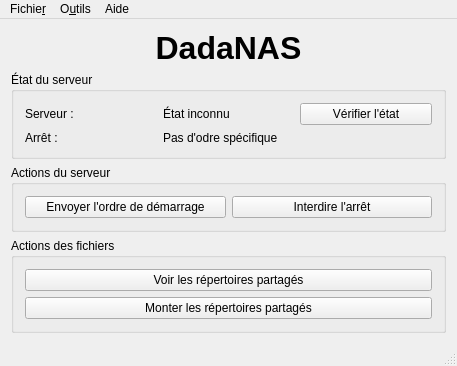
<?xml version="1.0" encoding="UTF-8"?>
<ui version="4.0">
 <class>Core</class>
 <widget class="QMainWindow" name="Core">
  <property name="geometry">
   <rect>
    <x>0</x>
    <y>0</y>
    <width>457</width>
    <height>346</height>
   </rect>
  </property>
  <property name="windowTitle">
   <string>DadaNAS</string>
  </property>
  <property name="windowIcon">
   <iconset resource="pictures.qrc">
    <normaloff>:/menus/Ressources/dadanas.png</normaloff>:/menus/Ressources/dadanas.png</iconset>
  </property>
  <widget class="QWidget" name="centralWidget">
   <layout class="QGridLayout" name="gridLayout">
    <item row="0" column="0">
     <widget class="QLabel" name="label">
      <property name="font">
       <font>
        <pointsize>24</pointsize>
        <weight>75</weight>
        <bold>true</bold>
       </font>
      </property>
      <property name="text">
       <string>DadaNAS</string>
      </property>
      <property name="alignment">
       <set>Qt::AlignCenter</set>
      </property>
     </widget>
    </item>
    <item row="1" column="0">
     <widget class="QGroupBox" name="groupBox">
      <property name="title">
       <string>État du serveur</string>
      </property>
      <layout class="QGridLayout" name="gridLayout_2">
       <item row="0" column="0">
        <widget class="QLabel" name="label_2">
         <property name="text">
          <string>Serveur : </string>
         </property>
        </widget>
       </item>
       <item row="0" column="1">
        <widget class="QLabel" name="labelEtat">
         <property name="text">
          <string>État inconnu</string>
         </property>
        </widget>
       </item>
       <item row="0" column="2">
        <widget class="QPushButton" name="pushButtonCheckState">
         <property name="text">
          <string>Vérifier l'état</string>
         </property>
        </widget>
       </item>
       <item row="1" column="0">
        <widget class="QLabel" name="label_3">
         <property name="text">
          <string>Arrêt :</string>
         </property>
        </widget>
       </item>
       <item row="1" column="1" colspan="2">
        <widget class="QLabel" name="labelStopPolicy">
         <property name="text">
          <string>Pas d'odre spécifique</string>
         </property>
        </widget>
       </item>
      </layout>
     </widget>
    </item>
    <item row="2" column="0">
     <widget class="QGroupBox" name="groupBox_2">
      <property name="title">
       <string>Actions du serveur</string>
      </property>
      <layout class="QGridLayout" name="gridLayout_3">
       <item row="0" column="0">
        <widget class="QPushButton" name="pushButtonStart">
         <property name="text">
          <string>Envoyer l'ordre de démarrage</string>
         </property>
        </widget>
       </item>
       <item row="0" column="1">
        <widget class="QPushButton" name="pushButtonStopPolicy">
         <property name="minimumSize">
          <size>
           <width>200</width>
           <height>0</height>
          </size>
         </property>
         <property name="text">
          <string>Interdire l'arrêt</string>
         </property>
         <property name="checkable">
          <bool>true</bool>
         </property>
        </widget>
       </item>
      </layout>
     </widget>
    </item>
    <item row="3" column="0">
     <widget class="QGroupBox" name="groupBox_3">
      <property name="title">
       <string>Actions des fichiers</string>
      </property>
      <layout class="QGridLayout" name="gridLayout_4">
       <item row="0" column="0">
        <widget class="QPushButton" name="pushButtonShare">
         <property name="text">
          <string>Voir les répertoires partagés</string>
         </property>
        </widget>
       </item>
       <item row="1" column="0">
        <widget class="QPushButton" name="pushButtonMountShare">
         <property name="text">
          <string>Monter les répertoires partagés</string>
         </property>
         <property name="checkable">
          <bool>true</bool>
         </property>
        </widget>
       </item>
      </layout>
     </widget>
    </item>
   </layout>
  </widget>
  <widget class="QMenuBar" name="menuBar">
   <property name="geometry">
    <rect>
     <x>0</x>
     <y>0</y>
     <width>457</width>
     <height>23</height>
    </rect>
   </property>
   <widget class="QMenu" name="menuAide">
    <property name="title">
     <string>Aide</string>
    </property>
    <addaction name="action_propos_de_DadaNAS"/>
    <addaction name="action_propos_de_Qt"/>
   </widget>
   <widget class="QMenu" name="menuOutils">
    <property name="title">
     <string>O&amp;utils</string>
    </property>
    <addaction name="actionOptions"/>
   </widget>
   <widget class="QMenu" name="menuFichier">
    <property name="title">
     <string>Fichie&amp;r</string>
    </property>
    <addaction name="actionQuitter"/>
   </widget>
   <addaction name="menuFichier"/>
   <addaction name="menuOutils"/>
   <addaction name="menuAide"/>
  </widget>
  <widget class="QStatusBar" name="statusBar"/>
  <action name="action_propos_de_DadaNAS">
   <property name="icon">
    <iconset resource="pictures.qrc">
     <normaloff>:/menus/Ressources/dadanas.png</normaloff>:/menus/Ressources/dadanas.png</iconset>
   </property>
   <property name="text">
    <string>&amp;À propos de DadaNAS</string>
   </property>
  </action>
  <action name="action_propos_de_Qt">
   <property name="icon">
    <iconset resource="pictures.qrc">
     <normaloff>:/menus/Ressources/logo_qt.jpg</normaloff>:/menus/Ressources/logo_qt.jpg</iconset>
   </property>
   <property name="text">
    <string>À &amp;propos de Qt</string>
   </property>
  </action>
  <action name="actionOptions">
   <property name="icon">
    <iconset resource="pictures.qrc">
     <normaloff>:/menus/Ressources/options.png</normaloff>:/menus/Ressources/options.png</iconset>
   </property>
   <property name="text">
    <string>&amp;Options</string>
   </property>
  </action>
  <action name="actionQuitter">
   <property name="icon">
    <iconset resource="pictures.qrc">
     <normaloff>:/menus/Ressources/quitter.png</normaloff>:/menus/Ressources/quitter.png</iconset>
   </property>
   <property name="text">
    <string>&amp;Quitter</string>
   </property>
  </action>
 </widget>
 <layoutdefault spacing="6" margin="11"/>
 <resources>
  <include location="pictures.qrc"/>
 </resources>
 <connections/>
</ui>
